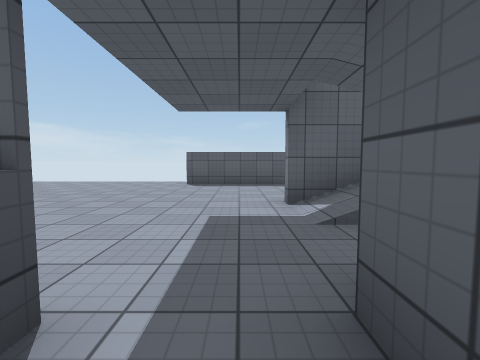
[1] (above)

24 first-person views from a walk through a scene from a Unity 3-D project. The camera is 1.3 m above the floor, tilts 4° down and sees 90° across. The floor is counted in squares, 2 m on a side. Each view is taken from the middle of a square. On the plan, view 1 faces up. The plan holds only what a view shows up to about 9 squares ahead; the rest is blank. The place goes on beyond the plan. The player character is not drawn. Some surface patterns are stand-ins.

[2]
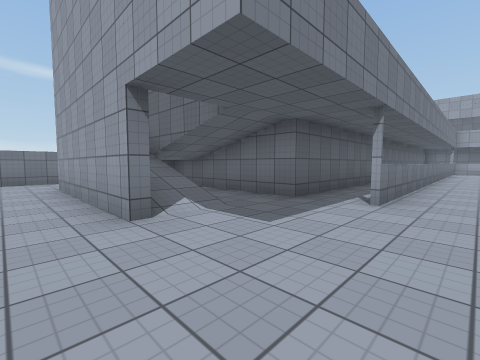

[3]
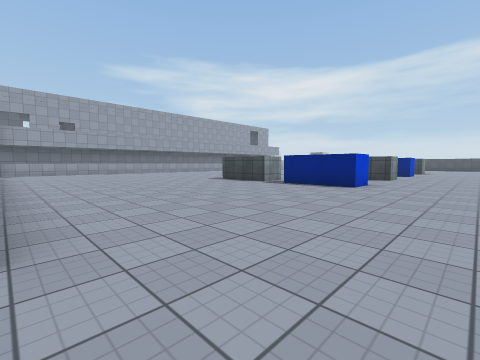

[4]
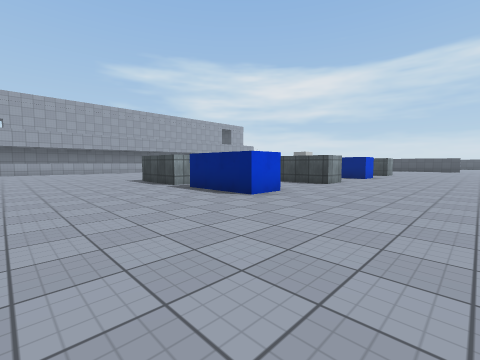

[5]
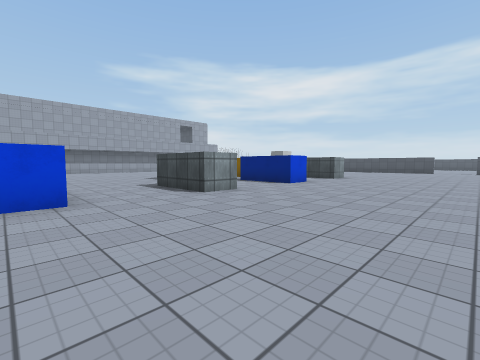

[6]
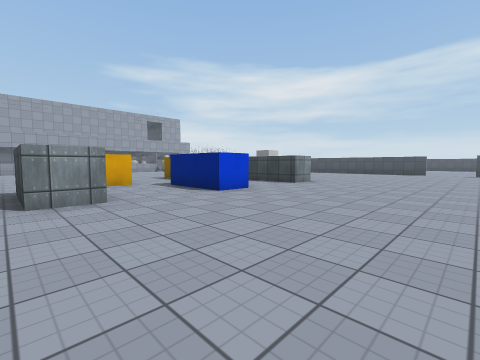

[7]
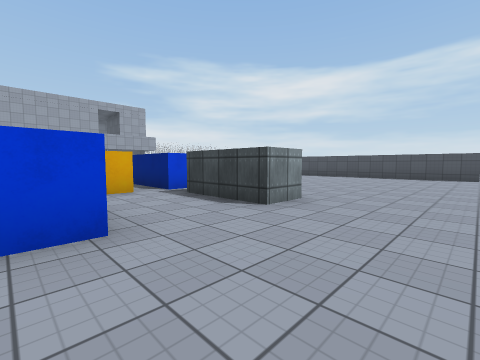

[8]
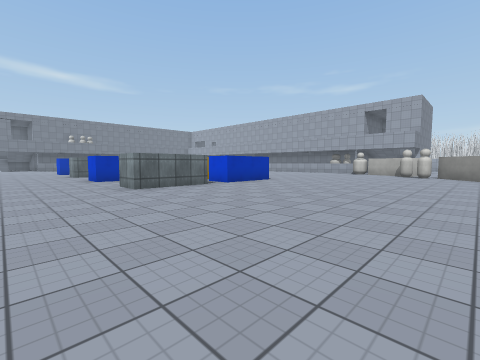

[9]
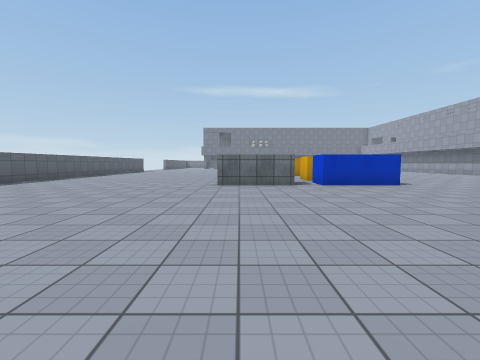

[10]
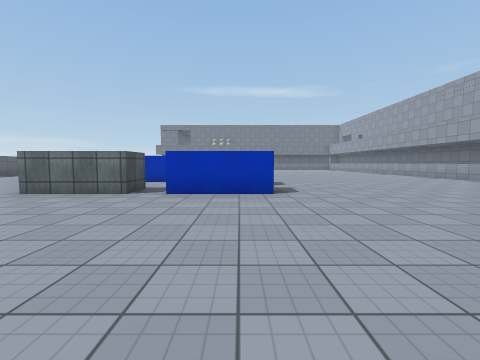

[11]
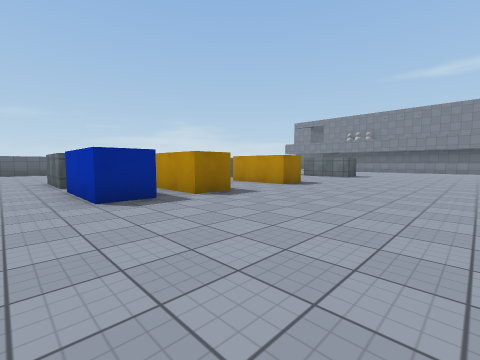

[12]
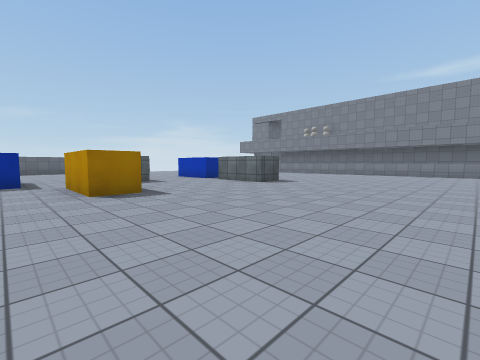

[13]
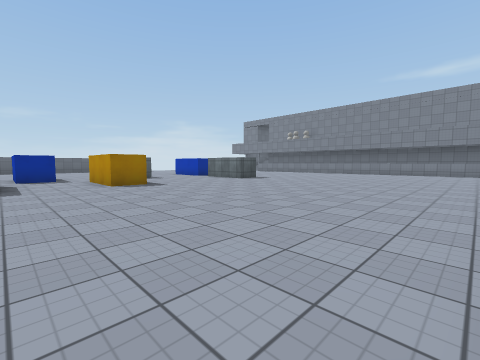

[14]
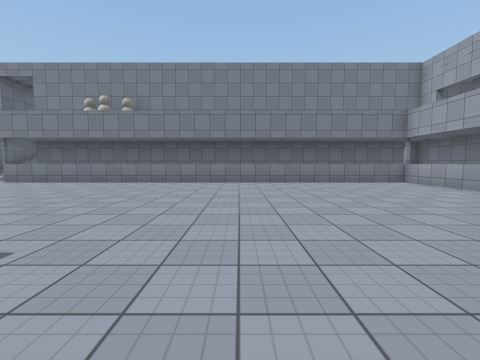

[15]
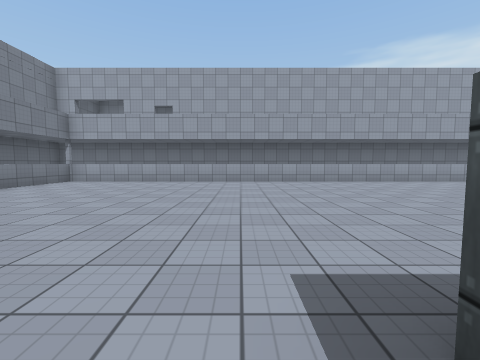

[16]
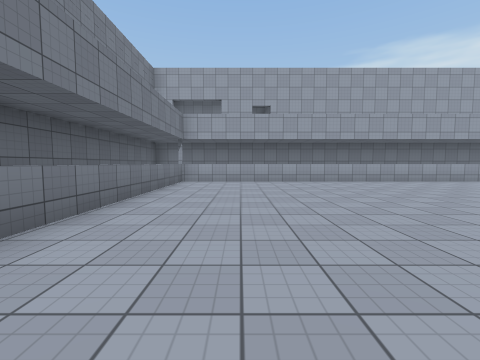

[17]
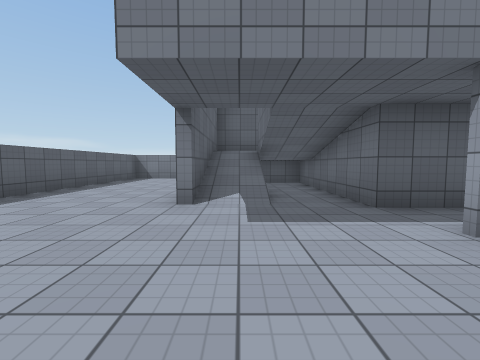

[18]
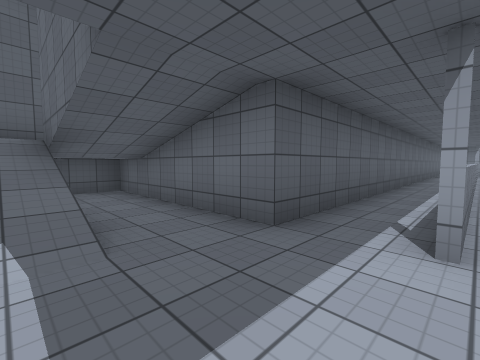

[19]
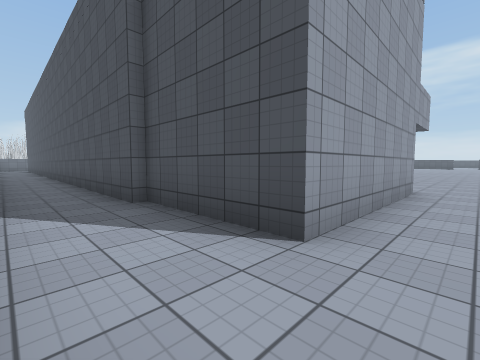

[20]
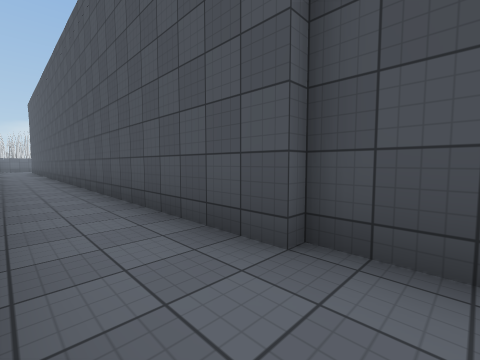

[21]
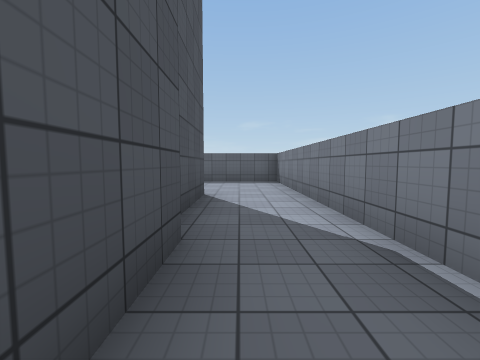

[22]
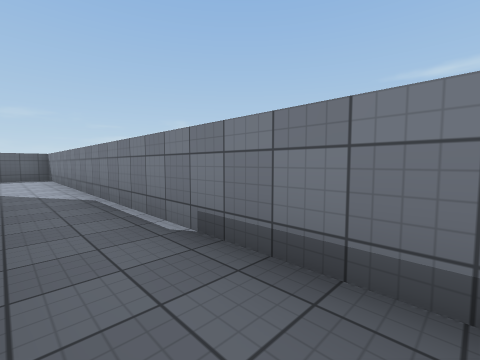

[23]
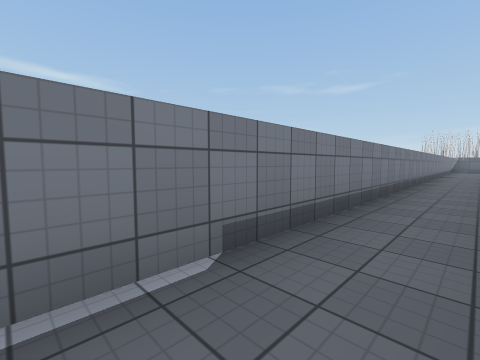

[24]
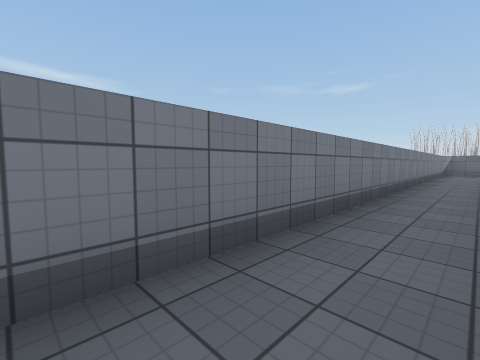

### Floor plan
Points are (right, up) in squares from view 1. A wall is a line through its corners. A room is listed if a view was taken in it or the views show most of it. See-through windows are left out.
Room 1 (view 1)
walls: (0.5, -13) (0.5, 1); (-2, -14) (0.1, -14)
ways out: opening at (0, 0) to room 2
Room 2 (views 2, 3, 4, 5, 6, 7, 8, 9, 10, 11, 12, 13, 14, 15, 16, 17, 18, 19, 20, 21, 22, 23, 24)
walls: (-8.4, -2.4) (-7.7, -2.4) (-7.7, -4.7) (-8.7, -4.7) (-8.7, -3.5); (-12.8, -4.7) (-13.8, -4.7) (-13.8, -2.4) (-13, -2.4); (-8.8, 0.7) (-7.7, 0.7) (-7.7, -1.6); (-14.6, -1.6) (-15.7, -1.6) (-15.7, 0.7) (-14.6, 0.7) (-14.6, -1.6); (-12.2, 0.7) (-11.2, 0.7) (-11.2, -1.6); (-16, -4.7) (-17.1, -4.7) (-17.1, -2.4) (-16.5, -2.4); (-17.9, -4.7) (-19, -4.7) (-19, -2.4) (-17.9, -2.4) (-17.9, -4.7); (-17.9, -1.6) (-19, -1.6) (-19, 0.7) (-17.9, 0.7) (-17.9, -1.6); (-15.5, -12.6) (-0.9, -12.6) (-0.9, 1); (0.5, 1) (3.4, 1); (0.6, 4) (5.2, 4) (5.2, 1); (-16.9, 7.5) (-18.5, 7.5); (1.9, 2.5) (3.8, 2.5); (-25.1, -8.7) (-24.5, -9.3); (5.5, 1.1) (5.5, -9.2); (5, 3.7) (0.8, 3.7); (-26.7, 3) (-26.7, 1.9); (7.3, -17.5) (7.3, 7.5) (-1.8, 7.5)
ways out: opening at (0, 0) to room 1

Where each view was taken, in squares from view 1:
view 1: 0 up, 0 right, facing up
view 2: 5 up, 2 left, facing down-right
view 3: 3 up, 1 left, facing down-left
view 4: 4 up, 4 left, facing down-left
view 5: 5 up, 8 left, facing down-left
view 6: 5 up, 11 left, facing down-left
view 7: 3 up, 15 left, facing down-left
view 8: 3 up, 25 left, facing down-right
view 9: 0 up, 26 left, facing right
view 10: 4 down, 24 left, facing right
view 11: 9 down, 20 left, facing up-right
view 12: 10 down, 15 left, facing up-right
view 13: 12 down, 16 left, facing up-right
view 14: 7 down, 9 left, facing right
view 15: 4 down, 7 left, facing down
view 16: 4 down, 3 left, facing down
view 17: 3 up, 3 left, facing right
view 18: 3 up, 1 left, facing down-right
view 19: 5 up, 7 right, facing down-left
view 20: 2 up, 7 right, facing down-left
view 21: 1 down, 6 right, facing up
view 22: 4 down, 6 right, facing up-right
view 23: 1 down, 6 right, facing down-right
view 24: 6 down, 6 right, facing down-right
